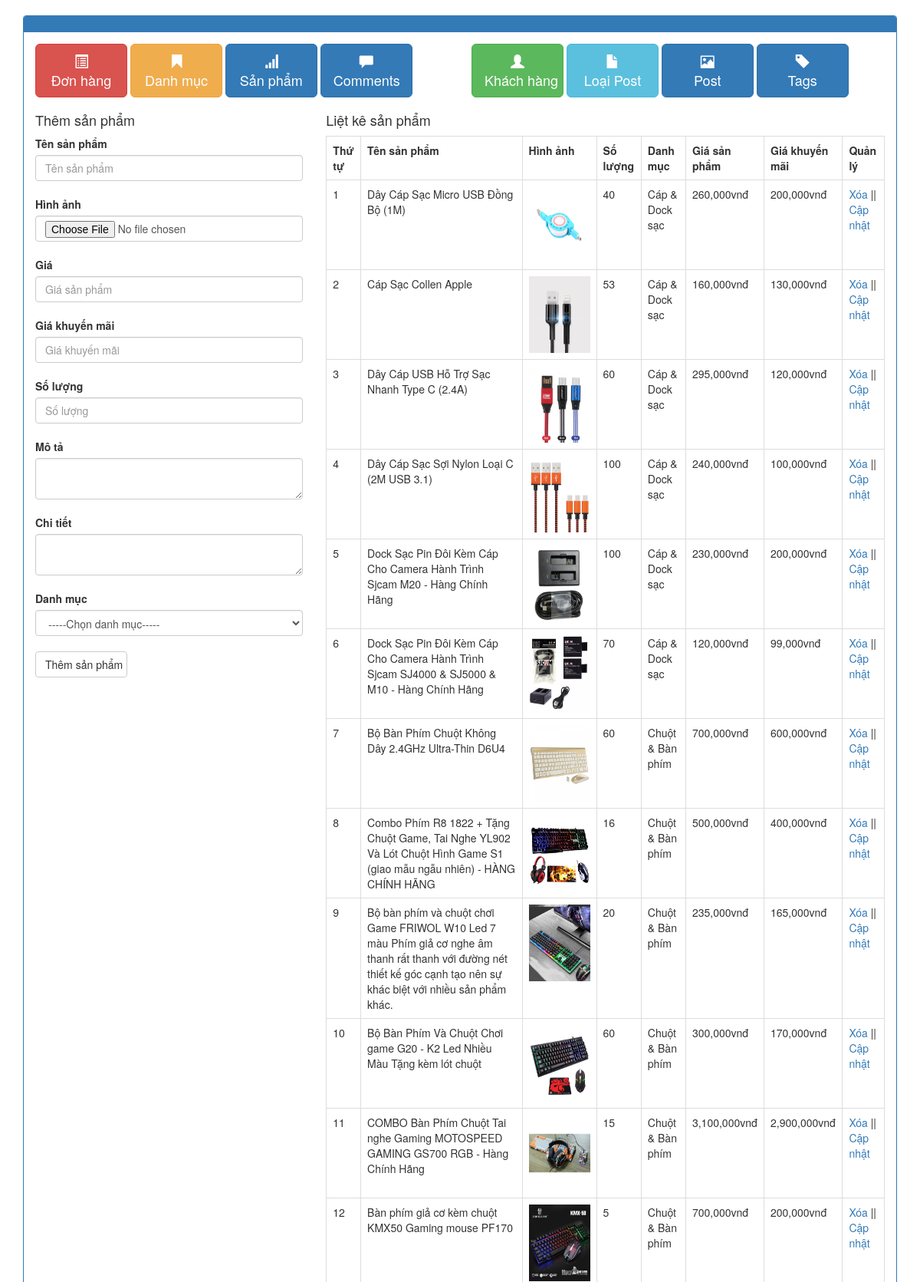
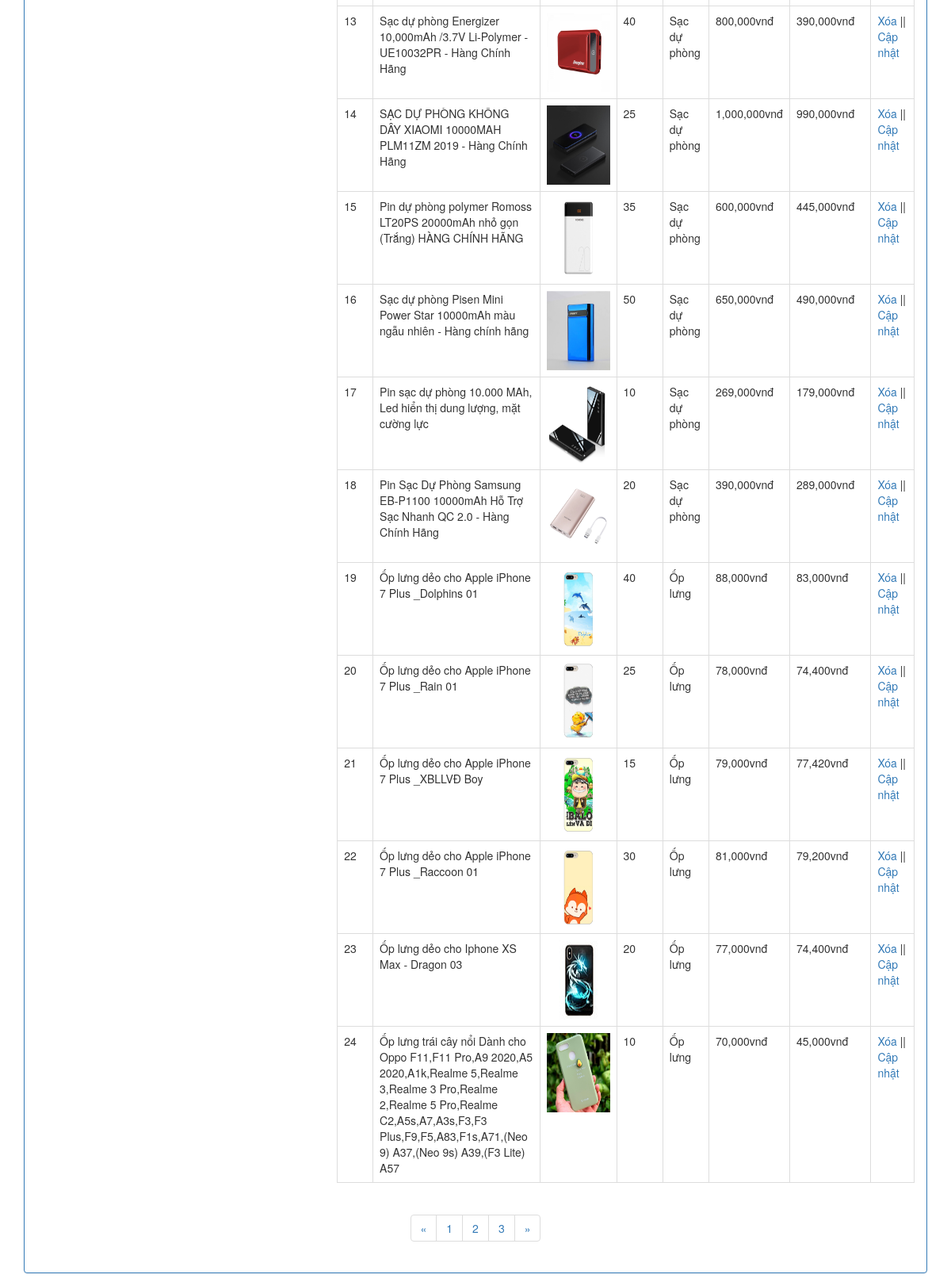
Screenshot of /admin/xulysanpham.php with the database file from the repository (2 pictures, top to bottom).
### tables this page shows
CREATE TABLE `tbl_sanpham` (
  `sanpham_id` int(11) NOT NULL,
  `category_id` int(11) NOT NULL,
  `sanpham_name` varchar(255) NOT NULL,
  `sanpham_chitiet` text NOT NULL,
  `sanpham_mota` text NOT NULL,
  `sanpham_gia` varchar(100) NOT NULL,
  `sanpham_giakhuyenmai` varchar(100) NOT NULL,
  `sanpham_active` int(11) NOT NULL,
  `sanpham_hot` int(11) NOT NULL,
  `sanpham_soluong` int(11) NOT NULL,
  `sanpham_image` varchar(50) NOT NULL
);

CREATE TABLE `tbl_category` (
  `category_id` int(11) NOT NULL,
  `category_name` varchar(50) NOT NULL
);

### admin/xulysanpham.php (the view, shortened to what this page needs)
<?php
	include('../db/connect.php');
?>
<!DOCTYPE html>
<html lang="en">
<head>
	<link href="../css/admin-dashboard.css" rel="stylesheet" type="text/css" media="all" />
	<link href="../css/Chart.css" rel="stylesheet" type="text/css" media="all" />
	<link href="//netdna.bootstrapcdn.com/bootstrap/3.0.0/css/bootstrap.min.css" rel="stylesheet" id="bootstrap-css">
</head>
<body>
	<div class="container">
		<div class="row">
			<div class="col-md-12">
				<div class="panel panel-primary">
					<div class="panel-heading">
					</div>
					<div class="panel-body">
						<div class="row">
							<div class="col-xs-6 col-md-6">
							<a href="xulydonhang.php" class="btn btn-danger btn-lg" role="button"><span class="glyphicon glyphicon-list-alt"></span> <br/>Đơn hàng</a>
							<a href="xulydanhmuc.php" class="btn btn-warning btn-lg" role="button"><span class="glyphicon glyphicon-bookmark"></span> <br/>Danh mục</a>
							<a href="xulysanpham.php" class="btn btn-primary btn-lg" role="button"><span class="glyphicon glyphicon-signal"></span> <br/>Sản phẩm</a>
							<a href="" class="btn btn-primary btn-lg" role="button"><span class="glyphicon glyphicon-comment"></span> <br/>Comments</a>
							</div>
							<div class="col-xs-6 col-md-6">
							<a href="xulykhachhang.php" class="btn btn-success btn-lg" role="button"><span class="glyphicon glyphicon-user"></span> <br/>Khách hàng</a>
							<a href="xulydanhmucbaiviet.php" class="btn btn-info btn-lg" role="button"><span class="glyphicon glyphicon-file"></span> <br/>Loại Post </a>
							<a href="xulybaiviet.php" class="btn btn-primary btn-lg" role="button"><span class="glyphicon glyphicon-picture"></span> <br/>Post</a>
							<a href="#" class="btn btn-primary btn-lg" role="button"><span class="glyphicon glyphicon-tag"></span> <br/>Tags</a>
							</div>
						</div>
						<div class="row">
		<?php
			if(isset($_GET['quanly'])=='capnhat'){
				$id_capnhat = $_GET['capnhat_id'];
				$sql_capnhat = mysqli_query($con,"SELECT * FROM tbl_sanpham WHERE sanpham_id='$id_capnhat'");
				$row_capnhat = mysqli_fetch_array($sql_capnhat);
				$id_category_1 = $row_capnhat['category_id'];
				?>
				<div class="col-md-4">
				<h4>Cập nhật sản phẩm</h4>
				<form action="" method="POST" enctype="multipart/form-data">
					<label>Tên sản phẩm</label>
					<input type="text" class="form-control" name="tensanpham" value="<?php echo $row_capnhat['sanpham_name'] ?>"><br>
					<input type="hidden" class="form-control" name="id_update" value="<?php echo $row_capnhat['sanpham_id'] ?>">
					<label>Hình ảnh</label>
					<input type="file" class="form-control" name="hinhanh"><br>
					<img src="../uploads/<?php echo $row_capnhat['sanpham_image'] ?>" height="80" width="80"><br>
					<label>Giá</label>
					<input type="text" class="form-control" name="giasanpham" value="<?php echo $row_capnhat['sanpham_gia'] ?>"><br>
					<label>Giá khuyến mãi</label>
					<input type="text" class="form-control" name="giakhuyenmai" value="<?php echo $row_capnhat['sanpham_giakhuyenmai'] ?>"><br>
					<label>Số lượng</label>
					<input type="text" class="form-control" name="soluong" value="<?php echo $row_capnhat['sanpham_soluong'] ?>"><br>
					<label>Mô tả</label>
					<textarea class="form-control" rows="10" name="mota"><?php echo $row_capnhat['sanpham_mota'] ?></textarea><br>
					<label>Chi tiết</label>
					<textarea class="form-control" rows="10" name="chitiet"><?php echo $row_capnhat['sanpham_chitiet'] ?></textarea><br>
					<label>Danh mục</label>
					<?php
					$sql_danhmuc = mysqli_query($con,"SELECT * FROM tbl_category ORDER BY category_id DESC");
					?>
					<select name="danhmuc" class="form-control">
						<option value="0">-----Chọn danh mục-----</option>
						<?php
						while($row_danhmuc = mysqli_fetch_array($sql_danhmuc)){
							if($id_category_1==$row_danhmuc['category_id']){
						?>
						<option selected value="<?php echo $row_danhmuc['category_id'] ?>"><?php echo $row_danhmuc['category_name'] ?></option>
						<?php
							}else{
						?>
						<option value="<?php echo $row_danhmuc['category_id'] ?>"><?php echo $row_danhmuc['category_name'] ?></option>
						<?php
							}
						}
						?>
					</select><br>
					<input type="submit" name="capnhatsanpham" value="Cập nhật sản phẩm" class="btn btn-default">
				</form>
				</div>
			<?php
			}else{
				?>
				<div class="col-md-4">
				<h4>Thêm sản phẩm</h4>
				<form action="" method="POST" enctype="multipart/form-data">
					<label>Tên sản phẩm</label>
					<input type="text" class="form-control" name="tensanpham" placeholder="Tên sản phẩm"><br>
					<label>Hình ảnh</label>
					<input type="file" class="form-control" name="hinhanh"><br>
					<label>Giá</label>
					<input type="text" class="form-control" name="giasanpham" placeholder="Giá sản phẩm"><br>
					<label>Giá khuyến mãi</label>
					<input type="text" class="form-control" name="giakhuyenmai" placeholder="Giá khuyến mãi"><br>
					<label>Số lượng</label>
					<input type="text" class="form-control" name="soluong" placeholder="Số lượng"><br>
					<label>Mô tả</label>
					<textarea class="form-control" name="mota"></textarea><br>
					<label>Chi tiết</label>
					<textarea class="form-control" name="chitiet"></textarea><br>
					<label>Danh mục</label>
					<select name="danhmuc" class="form-control">
						<option value="0">-----Chọn danh mục-----</option>
					</select><br>
					<input type="submit" name="themsanpham" value="Thêm sản phẩm" class="btn btn-default">
				</form>
				</div>
				<?php
			}
				?>
			<div class="col-md-8">
				<h4>Liệt kê sản phẩm</h4>
				<?php
				$sql_select_sp = mysqli_query($con,"SELECT * FROM tbl_sanpham,tbl_category WHERE tbl_sanpham.category_id=tbl_category.category_id ORDER BY tbl_sanpham.sanpham_id DESC");
				?>
				<table class="table table-bordered ">
					<tr>
						<th>Thứ tự</th>
						<th>Tên sản phẩm</th>
						<th>Hình ảnh</th>
						<th>Số lượng</th>
						<th>Danh mục</th>
						<th>Giá sản phẩm</th>
						<th>Giá khuyến mãi</th>
						<th>Quản lý</th>
					</tr>
					<?php
					$i = 0;
					while($row_sp = mysqli_fetch_array($sql_select_sp)){
						$i++;
					?>
					<tr>
						<td><?php echo $i ?></td>
						<td><?php echo $row_sp['sanpham_name'] ?></td>
						<td><img src="../uploads/<?php echo $row_sp['sanpham_image'] ?>" height="100" width="80"></td>
						<td><?php echo $row_sp['sanpham_soluong'] ?></td>
						<td><?php echo $row_sp['category_name'] ?></td>
						<td><?php echo number_format($row_sp['sanpham_gia']).'vnđ' ?></td>
						<td><?php echo number_format($row_sp['sanpham_giakhuyenmai']).'vnđ' ?></td>
						<td><a href="?xoa=<?php echo $row_sp['sanpham_id'] ?>">Xóa</a> || <a href="xulysanpham.php?quanly=capnhat&capnhat_id=<?php echo $row_sp['sanpham_id'] ?>">Cập nhật</a></td>
					</tr>
				<?php
					}
					?>
				</table>
			</div>
		</div>
	<div class="row">
	<div class="col-md-12" style="text-align: center">
		<nav aria-label="Page navigation example ">
			<ul class="pagination">
				<li class="page-item">
					<a class="page-link" href="#" aria-label="Previous">
						<span aria-hidden="true">&laquo;</span>
					</a>
				</li>
				<li class="page-item"><a class="page-link" href="#">1</a></li>
				<li class="page-item"><a class="page-link" href="#">2</a></li>
				<li class="page-item"><a class="page-link" href="#">3</a></li>
				<li class="page-item">
					<a class="page-link" href="#" aria-label="Next">
						<span aria-hidden="true">&raquo;</span>
					</a>
				</li>
			</ul>
		</nav>
	</div>
					</div>
				</div>
			</div>
		</div>
	</div>
</body>
</html>

### css/admin-dashboard.css (style rules this page uses)
body { padding-top:20px; }
.panel-body .btn:not(.btn-block) { width:120px;margin-bottom:10px; }

### rows the page displays
tbl_sanpham: sanpham_name "Dây Cáp Sạc Micro USB Đồng Bộ (1M)", sanpham_image (picture), sanpham_soluong "40", category.category_name "Cáp & Dock sạc", sanpham_gia "260,000", sanpham_giakhuyenmai "200,000"
tbl_sanpham: sanpham_name "Cáp Sạc Collen Apple", sanpham_image (picture), sanpham_soluong "53", category.category_name "Cáp & Dock sạc", sanpham_gia "160,000", sanpham_giakhuyenmai "130,000"
tbl_sanpham: sanpham_name "Dây Cáp USB Hỗ Trợ Sạc Nhanh Type C (2.4A)", sanpham_image (picture), sanpham_soluong "60", category.category_name "Cáp & Dock sạc", sanpham_gia "295,000", sanpham_giakhuyenmai "120,000"
tbl_sanpham: sanpham_name "Dây Cáp Sạc Sợi Nylon Loại C (2M USB 3.1)", sanpham_image (picture), sanpham_soluong "100", category.category_name "Cáp & Dock sạc", sanpham_gia "240,000", sanpham_giakhuyenmai "100,000"
tbl_sanpham: sanpham_name "Dock Sạc Pin Đôi Kèm Cáp Cho Camera Hành Trình Sjcam M20 - Hàng Chính Hãng", sanpham_image (picture), sanpham_soluong "100", category.category_name "Cáp & Dock sạc", sanpham_gia "230,000", sanpham_giakhuyenmai "200,000"
tbl_sanpham: sanpham_name "Dock Sạc Pin Đôi Kèm Cáp Cho Camera Hành Trình Sjcam SJ4000 & SJ5000 & M10 - Hàng Chính Hãng", sanpham_image (picture), sanpham_soluong "70", category.category_name "Cáp & Dock sạc", sanpham_gia "120,000", sanpham_giakhuyenmai "99,000"
tbl_sanpham: sanpham_name "Bộ Bàn Phím Chuột Không Dây 2.4GHz Ultra-Thin D6U4", sanpham_image (picture), sanpham_soluong "60", category.category_name "Chuột & Bàn phím", sanpham_gia "700,000", sanpham_giakhuyenmai "600,000"
tbl_sanpham: sanpham_name "Combo Phím R8 1822 + Tặng Chuột Game, Tai Nghe YL902 Và Lót Chuột Hình Game S1 (giao mẫu ngẫu nhiên) - HÀNG CHÍNH HÃNG", sanpham_image (picture), sanpham_soluong "16", category.category_name "Chuột & Bàn phím", sanpham_gia "500,000", sanpham_giakhuyenmai "400,000"
tbl_sanpham: sanpham_name "Bộ bàn phím và chuột chơi Game FRIWOL W10 Led 7 màu Phím giả cơ nghe âm thanh rất thanh với đường nét thiết kế góc cạnh tạo nên sự khác biệt với nhiều sản phẩm khác.", sanpham_image (picture), sanpham_soluong "20", category.category_name "Chuột & Bàn phím", sanpham_gia "235,000", sanpham_giakhuyenmai "165,000"
tbl_sanpham: sanpham_name "Bộ Bàn Phím Và Chuột Chơi game G20 - K2 Led Nhiều Màu Tặng kèm lót chuột", sanpham_image (picture), sanpham_soluong "60", category.category_name "Chuột & Bàn phím", sanpham_gia "300,000", sanpham_giakhuyenmai "170,000"
tbl_sanpham: sanpham_name "COMBO Bàn Phím Chuột Tai nghe Gaming MOTOSPEED GAMING GS700 RGB - Hàng Chính Hãng", sanpham_image (picture), sanpham_soluong "15", category.category_name "Chuột & Bàn phím", sanpham_gia "3,100,000", sanpham_giakhuyenmai "2,900,000"
tbl_sanpham: sanpham_name "Bàn phím giả cơ kèm chuột KMX50 Gaming mouse PF170", sanpham_image (picture), sanpham_soluong "5", category.category_name "Chuột & Bàn phím", sanpham_gia "700,000", sanpham_giakhuyenmai "200,000"
tbl_sanpham: sanpham_name "Sạc dự phòng Energizer 10,000mAh /3.7V Li-Polymer - UE10032PR - Hàng Chính Hãng", sanpham_image (picture), sanpham_soluong "40", category.category_name "Sạc dự phòng", sanpham_gia "800,000", sanpham_giakhuyenmai "390,000"
tbl_sanpham: sanpham_name "SẠC DỰ PHÒNG KHÔNG DÂY XIAOMI 10000MAH PLM11ZM 2019 - Hàng Chính Hãng", sanpham_image (picture), sanpham_soluong "25", category.category_name "Sạc dự phòng", sanpham_gia "1,000,000", sanpham_giakhuyenmai "990,000"
tbl_sanpham: sanpham_name "Pin dự phòng polymer Romoss LT20PS 20000mAh nhỏ gọn (Trắng) HÀNG CHÍNH HÃNG", sanpham_image (picture), sanpham_soluong "35", category.category_name "Sạc dự phòng", sanpham_gia "600,000", sanpham_giakhuyenmai "445,000"
tbl_sanpham: sanpham_name "Sạc dự phòng Pisen Mini Power Star 10000mAh màu ngẫu nhiên - Hàng chính hãng", sanpham_image (picture), sanpham_soluong "50", category.category_name "Sạc dự phòng", sanpham_gia "650,000", sanpham_giakhuyenmai "490,000"
tbl_sanpham: sanpham_name "Pin sạc dự phòng 10.000 MAh, Led hiển thị dung lượng, mặt cường lực", sanpham_image (picture), sanpham_soluong "10", category.category_name "Sạc dự phòng", sanpham_gia "269,000", sanpham_giakhuyenmai "179,000"
tbl_sanpham: sanpham_name "Pin Sạc Dự Phòng Samsung EB-P1100 10000mAh Hỗ Trợ Sạc Nhanh QC 2.0 - Hàng Chính Hãng", sanpham_image (picture), sanpham_soluong "20", category.category_name "Sạc dự phòng", sanpham_gia "390,000", sanpham_giakhuyenmai "289,000"
tbl_sanpham: sanpham_name "Ốp lưng dẻo cho Apple iPhone 7 Plus _Dolphins 01", sanpham_image (picture), sanpham_soluong "40", category.category_name "Ốp lưng", sanpham_gia "88,000", sanpham_giakhuyenmai "83,000"
tbl_sanpham: sanpham_name "Ốp lưng dẻo cho Apple iPhone 7 Plus _Rain 01", sanpham_image (picture), sanpham_soluong "25", category.category_name "Ốp lưng", sanpham_gia "78,000", sanpham_giakhuyenmai "74,400"
tbl_sanpham: sanpham_name "Ốp lưng dẻo cho Apple iPhone 7 Plus _XBLLVĐ Boy", sanpham_image (picture), sanpham_soluong "15", category.category_name "Ốp lưng", sanpham_gia "79,000", sanpham_giakhuyenmai "77,420"
tbl_sanpham: sanpham_name "Ốp lưng dẻo cho Apple iPhone 7 Plus _Raccoon 01", sanpham_image (picture), sanpham_soluong "30", category.category_name "Ốp lưng", sanpham_gia "81,000", sanpham_giakhuyenmai "79,200"
tbl_sanpham: sanpham_name "Ốp lưng dẻo cho Iphone XS Max - Dragon 03", sanpham_image (picture), sanpham_soluong "20", category.category_name "Ốp lưng", sanpham_gia "77,000", sanpham_giakhuyenmai "74,400"
tbl_sanpham: sanpham_name "Ốp lưng trái cây nổi Dành cho Oppo F11,F11 Pro,A9 2020,A5 2020,A1k,Realme 5,Realme 3,Realme 3 Pro,Realme 2,Realme 5 Pro,Realme C2,A5s,A7,A3s,F3,F3 Plus,F9,F5,A83,F1s,A71,(Neo 9) A37,(Neo 9s) A39,(F3 Lite) A57", sanpham_image (picture), sanpham_soluong "10", category.category_name "Ốp lưng", sanpham_gia "70,000", sanpham_giakhuyenmai "45,000"
